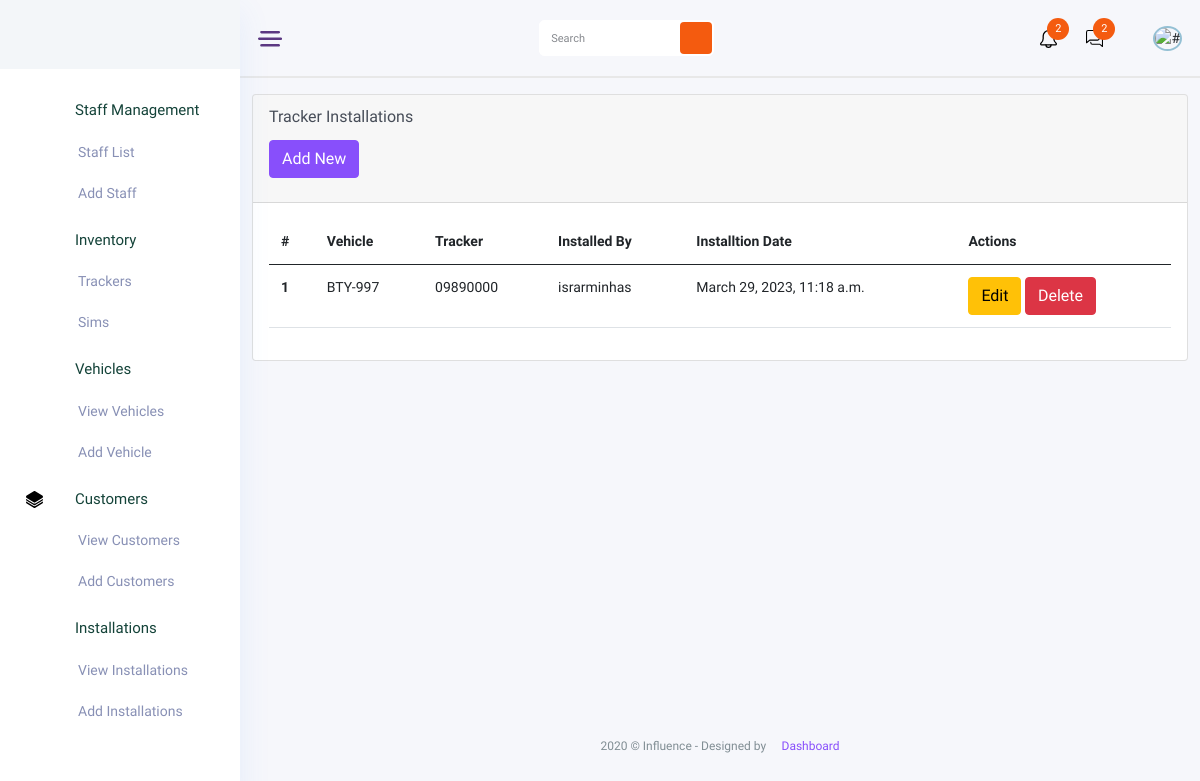
The app's page /installations/ (signed in), older data.
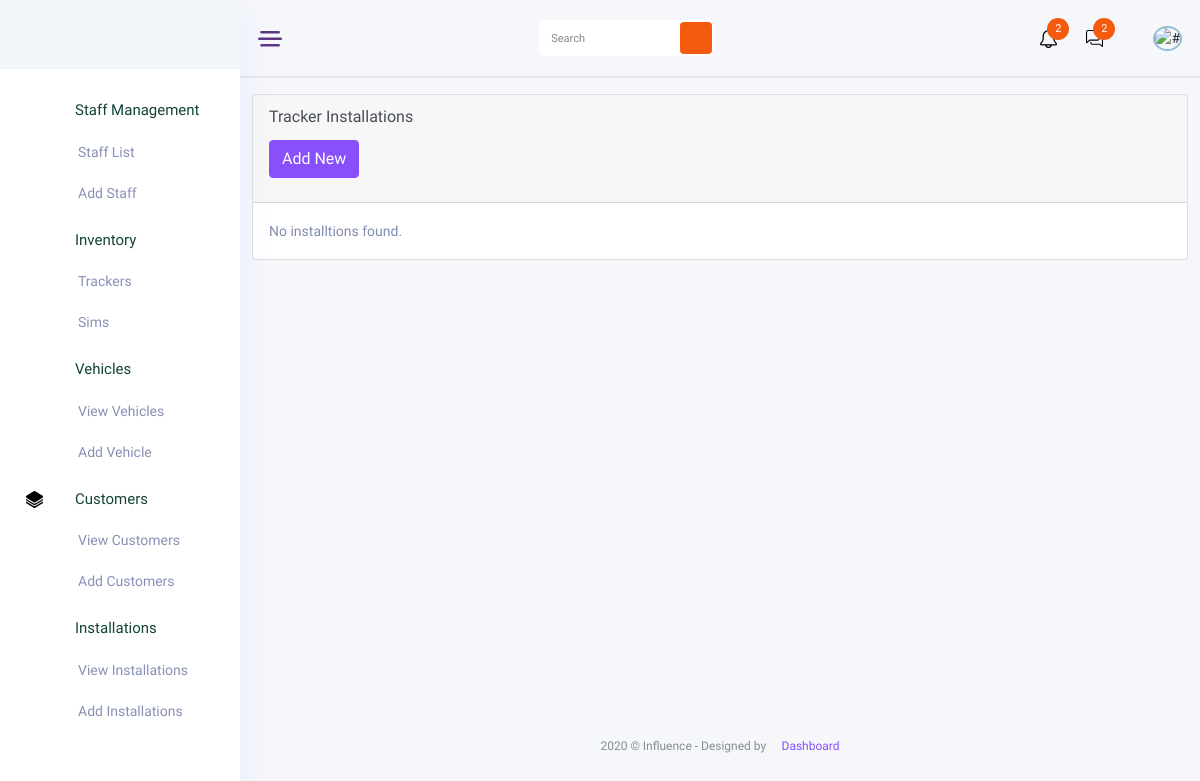
The same page, newer data.
### installations/models.py (models this page shows, shortened)
class TrackerInstallation(models.Model):
    vehicle = models.ForeignKey(Vehicle, on_delete=models.CASCADE, related_name='tracker_installations')
    tracker_device = models.ForeignKey(TrackerDevice, on_delete=models.CASCADE)
    sim = models.ForeignKey(Sim, on_delete=models.CASCADE)
    company = models.ForeignKey(Company, on_delete=models.CASCADE, related_name='tracker_installations')
    installed_by = models.ForeignKey(UserProfile, on_delete=models.CASCADE, related_name='tracker_installations')
    installed_at = models.DateTimeField(auto_now_add=True)
    class Meta:
        unique_together = ['vehicle', 'tracker_device', 'sim']

### vehicles/models.py (models this page shows)
class Vehicle(models.Model):
    RegistrationNumber = models.CharField(max_length=255)
    Make = models.CharField(max_length=255)
    Model = models.CharField(max_length=255)
    EngineNumber = models.CharField(max_length=255)
    ChesisNumber = models.CharField(max_length=255)
    Color = models.CharField(max_length=255)
    user = models.ForeignKey(settings.AUTH_USER_MODEL, on_delete=models.CASCADE, related_name='vehicle_items')
    company = models.ForeignKey(Company, on_delete=models.CASCADE, related_name='vehicle_items')
    def __str__(self):
        return self.RegistrationNumber

### inventory/models.py (models this page shows)
class TrackerDevice(models.Model):
    model_number = models.CharField(max_length=255)
    vendor = models.CharField(max_length=255)
    price = models.DecimalField(decimal_places=2, max_digits=10)
    imei = models.CharField(max_length=255)
    user = models.ForeignKey(settings.AUTH_USER_MODEL, on_delete=models.CASCADE, related_name='trackerdevice_items')
    company = models.ForeignKey(Company, on_delete=models.CASCADE, related_name='trackerdevice_items')
    def __str__(self):
        return self.model_number

### accounts/models.py (models this page shows)
class UserProfile(AbstractUser):
    is_manager  = models.BooleanField(default=False)
    is_admin    = models.BooleanField(default=False)
    is_installer = models.BooleanField(default=False)
    is_agent = models.BooleanField(default=False)
    company = models.ForeignKey(Company, on_delete=models.CASCADE, null=True, related_name='owned_companies')

### installations/views.py (the view)
# urls.py: path('', TrackerInstallationListView.as_view(), name='tracker-installation-list'),
class TrackerInstallationListView(LoginRequiredMixin, ListView):
    model = TrackerInstallation
    context_object_name = 'installations'
    template_name = 'installations/tracker_installation_list.html'
    def get_queryset(self):
        queryset = super().get_queryset()
        queryset = queryset.filter(company=self.request.user.company)
        return queryset

### installations/templates/installations/trackerinstallation_list.html (shortened to what this page needs)
{% extends 'base.html' %}
{% block content %}
  <div class="container mt-3">
    <div class="card">
      <div class="card-header">
      <h5>Tracker Installations</h5>
      <a href="{% url 'installations:trackerinstallation_create' %}" class="btn btn-primary mb-3">Add New</a>
      </div>
      <div class="card-body">
      {% if installations %}
      <table class="table" class="table table-hover table-striped">
        <thead>
          <tr>
            <th scope="col">#</th>
            <th scope="col">Vehicle</th>
            <th scope="col">Tracker</th>
            <th scope="col">Installed By</th>
            <th scope="col">Installtion Date</th>
            <th scope="col">Actions</th>
          </tr>
        </thead>
        <tbody>
          {% for trackerinstallation in installations %}
            <tr>
              <th scope="row">{{ forloop.counter }}</th>
              <td>{{ trackerinstallation.vehicle }}</td>
              <td>{{ trackerinstallation.tracker_device }}</td>
              <td>{{ trackerinstallation.installed_by }}</td>
              <td>{{ trackerinstallation.installed_at }}</td>
              <td>
                <a href="{% url 'installations:trackerinstallation_update' trackerinstallation.pk %}" class="btn btn-warning">Edit</a>
                <form action="{% url 'installations:trackerinstallation_delete' trackerinstallation.pk %}" method="POST" style="display: inline;">
                  <button type="submit" class="btn btn-danger">Delete</button>
                </form>
              </td>
            </tr>
          {% empty %}
            <tr>
              <td colspan="4">No tracker installations found.</td>
            </tr>
          {% endfor %}
        </tbody>
      </table>
        {% else %}
          <p>No installtions found.</p>
          {% endif %}
      </div>
    </div>
  </div>
{% endblock %}

Row changes from the older to the newer data that the page shows:
removed TrackerInstallation: vehicle "BTY-997", tracker_device "09890000", installed_by "israrminhas", installed_at "March 29, 2023, 11:18 a.m."
Text that changed along with them:
text no longer shown: "# Vehicle Tracker Installed By Installtion Date Actions"
text now shown: "No installtions found."
